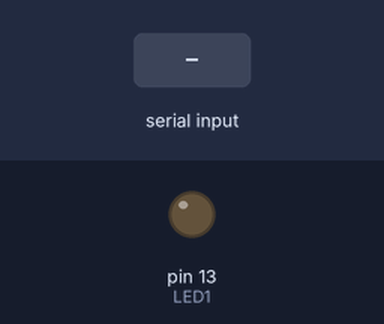
A sketch run on a simulated Arduino Uno, built with avr-gcc and run on an emulated ATmega328P. On the bench: output pins drawn as LEDs (lit = HIGH). Inputs (shaded band) come from the test bench.

Above: at 1.2 s.
1.3 s: "1" received over the second serial link
At 2.5 s:
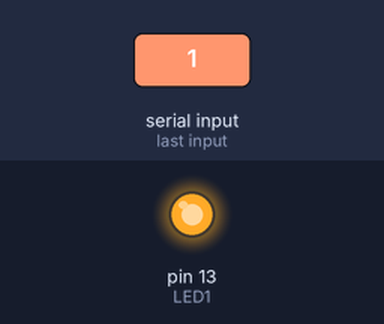
2.8 s: "0" received over the second serial link
At 3.7 s:
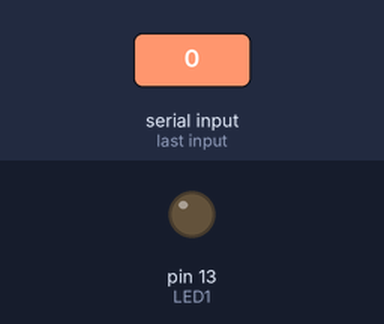
Timing chart, 0 to 5.8 s (numbered marks = the images above; inputs shaded):
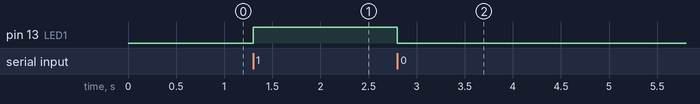

Measured:
- after the input at 1.3 s, pin 13 (LED1): LOW → HIGH at once
- after the input at 2.8 s, pin 13 (LED1): HIGH → LOW at once

The sketch:

HC06_slave_LED.ino
```cpp
#include <SoftwareSerial.h> //블루투스 시리얼 통신 라이브러리 추가
SoftwareSerial BTSerial(2, 3); //블루투스 객체 선언 및 초기화 (Tx, Rx)

//LED 핀 설정
int LED1 = 13;

void setup() {
  BTSerial.begin(9600); //블루투스 통신 시작 (통신속도)
  pinMode(LED1, OUTPUT); //LED 출력으로 핀모드 설정
}

void loop() {
  if(BTSerial.available()){
    //블루투스 통신이 사용되었다면?
    char bt;
    bt = BTSerial.read(); //블루투스 통신 전달 값 입력
    if(bt == '1') { // 'bt' 변수에 전달된 값이 '1'이라면?
      digitalWrite(LED1, HIGH); //LED 켜기 'on'
    }
    else if(bt == '0'){ // 'bt' 변수에 전달된 값이 '0'이라면?
      digitalWrite(LED1, LOW); //LED 끄기 'off'
    }
  }
}
```
